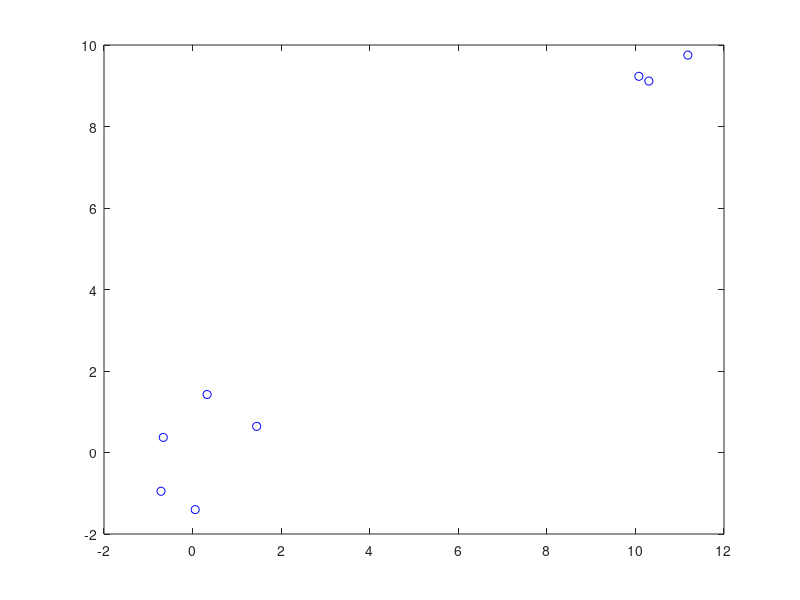

Recreate this plot in MATLAB.
data = [randn(2, 5), randn(2, 3) + ones(2, 3) * 10]
plot(data(1, :), data(2, :), 'bo')

class1 = []
class2 = []

for i = 1:8
    for j = i + 1:8
        distances(i, j) = sqrt(sum((data(:, i) - data(:, j)) .^ 2));
    end

    end

    [max_distance, linear_idx] = max(distances(:));

    [row_idx, col_idx] = ind2sub(size(distances), linear_idx);

    disp(['欧式距离最远的两个点是第 ', num2str(row_idx), ' 和第 ', num2str(col_idx), ' 个点']);
    disp(['最大欧式距离为: ', num2str(max_distance)]);
